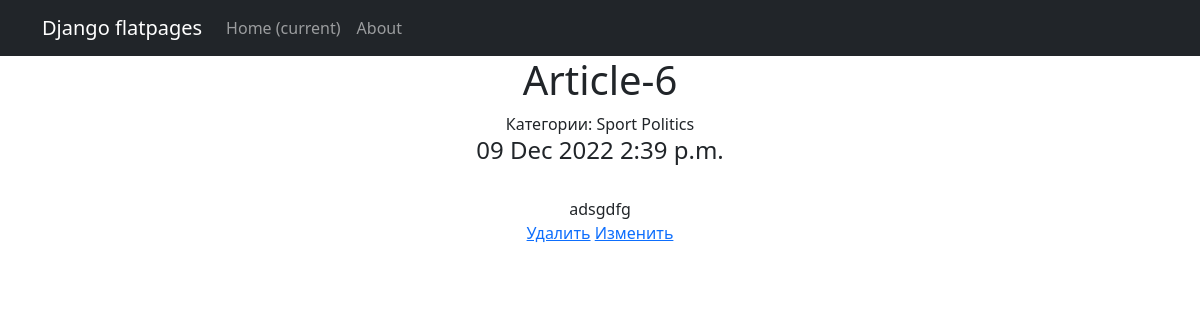
/news/18, run on the app's committed database.
### news/models.py (models this page shows, shortened)
class Post(models.Model):
    authorP = models.ForeignKey(Author, on_delete=models.CASCADE)
    articles = "AR"
    news = "NW"
    CATEGORY_TYPES = [
        (articles, 'Статья'),
        (news, 'Новость')
    ]
    category_type = models.CharField(max_length=2, choices=CATEGORY_TYPES, default=news)
    time_add = models.DateTimeField(auto_now_add=True)
    post_category = models.ManyToManyField(Category, through='PostCategory')
    title = models.CharField(max_length=255)
    text = models.TextField()
    rating = models.IntegerField(default=0)
    def get_absolute_url(self):
        return reverse('news_detail', args=[str(self.id)])

class Category(models.Model):
    name = models.CharField(max_length=127, unique=True)

### news/views.py (the view)
# urls.py: path('<int:pk>', NewsDetail.as_view(), name='news_detail'),
class NewsDetail(DetailView):
    model = Post
    template_name = 'news_detail.html'
    context_object_name = 'new1'

### news/templatetags/d36_filters.py (called while the page is built)
@register.filter()
def censor(txt):
    replace_list = ['some', 'news-1']
    if not isinstance(txt, str):
        raise TypeError(f'invalid object type for censorship')
    else:
        for word in txt.split(" "):
            if word.lower() in replace_list:
                txt = txt.replace(word, f'{word[0]}{"*"*(len(word)-2)}{word[-1]}')
    return txt

### templates/news_detail.html (shortened to what this page needs)
{% extends 'flatpages/default.html' %}
{% load d36_filters %}
{% block content %}
<td><h1>{{ new1.title|censor }}</h1></td>
<td>
    {% if new1.post_category.all %}
        Категории:
        {% endif %}
{% for cat in new1.post_category.all %}
    {{cat.name}}
    {% endfor %}
</td>
<br>
<h4>
{{ new1.time_add|date:'d M Y' }}
{{ new1.time_add|time }}
</h4>
<br>
<td>{{ new1.text|censor}}</td>
<br>
<td><a href="{{new1.get_absolute_url}}/delete">Удалить</a></td>
<td><a href="{{new1.get_absolute_url}}/update">Изменить</a></td>
{% endblock content %}

### data on the page
Post: title|censor "Article-6", time_add "09 Dec 2022", time_add "2:39 p.m.", text|censor "adsgdfg"
Category: name "Sport"
Category: name "Politics"
